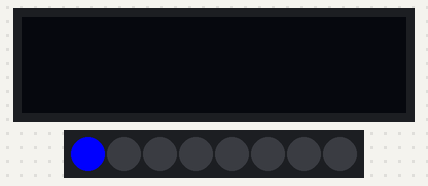
The sketch below on a simulated Arduino Uno, built with avr-gcc and run on an emulated ATmega328P. On the bench: 128×32 one-colour display, 8 RGB LEDs in strip order, left to right. The display library's start-up logo is not drawn.

Above: at 1.12 s.
At 1.73 s:
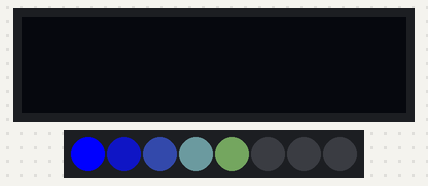
At 2.3 s:
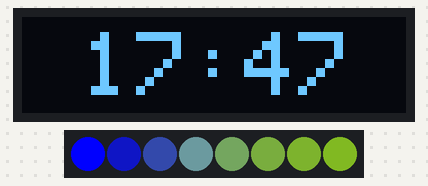
At 22.2 s:
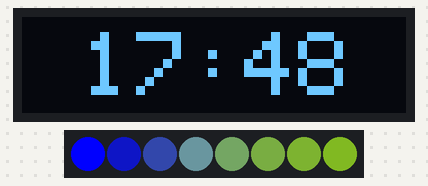
Timing chart, 0 to 23.7 s (numbered marks = the images above):
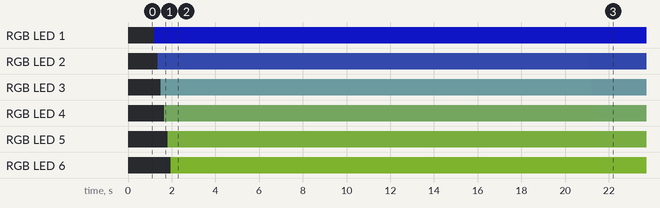

The sketch:

Oled_display.ino
```cpp
#include <SPI.h>
#include <Wire.h>
#include <Adafruit_GFX.h>
#include <Adafruit_SSD1306.h>

#include <Adafruit_NeoPixel.h>
#ifdef __AVR__
  #include <avr/power.h>
#endif

#define PIN 6

#include <TimeLib.h>
#define OLED_RESET 4
Adafruit_SSD1306 display(OLED_RESET);

#define NUMFLAKES 10
#define XPOS 0
#define YPOS 1
#define DELTAY 2

//int mosf=PD6;


#define LOGO16_GLCD_HEIGHT 16
#define LOGO16_GLCD_WIDTH  16
static const unsigned char PROGMEM logo16_glcd_bmp[] =
{ B00000000, B11000000,
  B00000001, B11000000,
  B00000001, B11000000,
  B00000011, B11100000,
  B11110011, B11100000,
  B11111110, B11111000,
  B01111110, B11111111,
  B00110011, B10011111,
  B00011111, B11111100,
  B00001101, B01110000,
  B00011011, B10100000,
  B00111111, B11100000,
  B00111111, B11110000,
  B01111100, B11110000,
  B01110000, B01110000,
  B00000000, B00110000 };

#if (SSD1306_LCDHEIGHT != 32)
#error("Height incorrect, please fix Adafruit_SSD1306.h!");
#endif
int tiime=0;

Adafruit_NeoPixel strip = Adafruit_NeoPixel(8, PIN, NEO_GRB + NEO_KHZ800);
void setup()   {
  Serial.begin(9600);
 // pinMode(mosf, OUTPUT);

  // by default, we'll generate the high voltage from the 3.3v line internally! (neat!)
  display.begin(SSD1306_SWITCHCAPVCC, 0x3C);  // initialize with the I2C addr 0x3C (for the 128x32)
  // init done

  // Show image buffer on the display hardware.
  // Since the buffer is intialized with an Adafruit splashscreen
  // internally, this will display the splashscreen.
  display.display();
  delay(1000);
  strip.begin();
  strip.show();
  // Clear the buffer.
  display.clearDisplay();
  setTime(17,47,40,2,3,2016);


}


void loop() {
  for(uint16_t i=0; i<strip.numPixels(); i++) {
    strip.setPixelColor(i, strip.Color(120/hour()*i, 10*i, 2*minute()/i));
   strip.show();
   delay(150);
  }


  display.setTextSize(3);
  display.setTextColor(WHITE);

  display.setCursor(20,5);
  display.print(hour());

  display.print(":");

  if(minute()<=9){
    display.print(0);
    display.println(minute());
  }
  else{
    display.println(minute());
  }


  display.display();
  display.clearDisplay();
  strip.show();
/*  if(hour()>20){
    tiime=255;
  }
  else {
    tiime=165;
  }

  for(int i=0; i<8; i++){
    strip.setPixelColor(i, (200, 160, 120) );
    strip.show();
  } */


  /*
  display.setTextSize(1);
  display.setTextColor(WHITE);
  display.setCursor(0,0);
  display.println("CLOCK FROM HELL");
  display.println("SONEN");
  display.setTextSize(2);
  display.setTextColor(WHITE);
  display.setCursor(45,12);
  display.println("100%");
  display.display();
  delay(10000);
  display.clearDisplay(); */

}

void colorWipe(uint32_t c, uint8_t wait) {
  for(uint16_t i=0; i<strip.numPixels(); i++) {
    strip.setPixelColor(i, c);
    strip.show();
    delay(wait);
  }
}
```

Measured:
- by itself, RGB LED 1: off → RGB(7, 10, 94) at 1.2 s, → RGB(7, 10, 96) 21.0 s later
- by itself, RGB LED 2: off → RGB(14, 20, 47) at 1.4 s, → RGB(14, 20, 48) 19.7 s later
- by itself, RGB LED 3: off → RGB(21, 30, 31) at 1.5 s, → RGB(21, 30, 32) 19.7 s later
- by itself, RGB LED 4: off → RGB(28, 40, 23) at 1.7 s, → RGB(28, 40, 24) 19.7 s later
- by itself, RGB LED 5: off → RGB(35, 50, 18) at 1.8 s, → RGB(35, 50, 19) 19.7 s later
- by itself, RGB LED 6: off → RGB(42, 60, 15) at 2.0 s, → RGB(42, 60, 16) 19.7 s later
